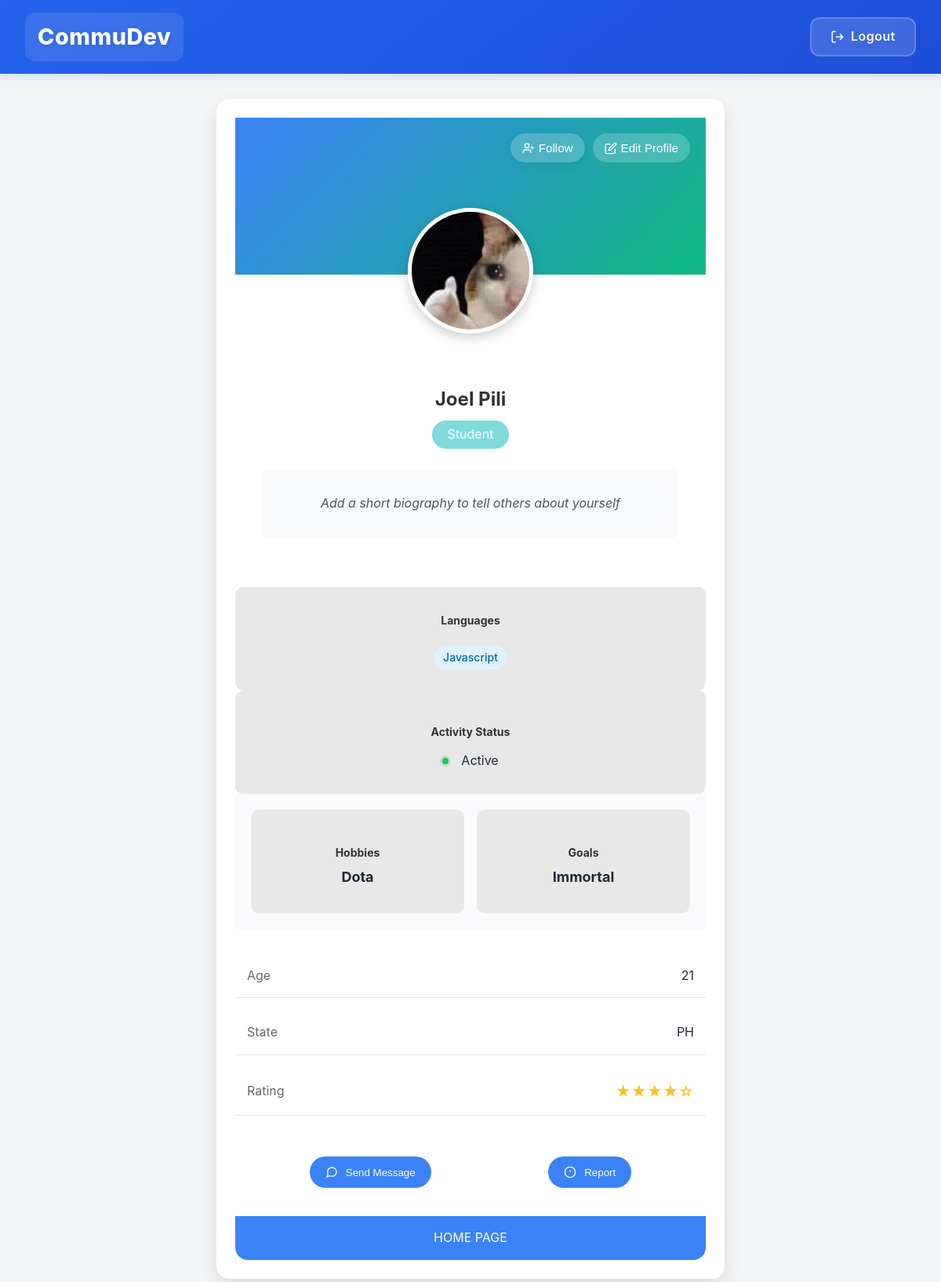
/users/profile/ (signed in), run on the app's committed database.
### users/models.py (models this page shows, shortened)
class User(AbstractUser):
    userId = models.UUIDField(primary_key=True, default=uuid.uuid4, editable=False)
    firstname = models.CharField(max_length=100)
    middleinit = models.CharField(max_length=1, blank=True, null=True)
    lastname = models.CharField(max_length=100)
    age = models.IntegerField(null=True)
    state = models.CharField(max_length=100)
    employmentStatus = models.CharField(max_length=100)
    points = models.IntegerField(default=0)
    profile_picture = models.ImageField(upload_to='profile_pics', default='default.jpg')
    languages = models.CharField(max_length=200, blank=True, null=True, default='')
    activity_status = models.CharField(
        max_length=100,
        default='Active',
        choices=[
            ('Active', 'Very Active'),
            ('Moderate', 'Moderately Active'),
            ('Low', 'Less Active'),
            ('Inactive', 'Inactive')
        ]
    )
    hobbies = models.CharField(max_length=200, blank=True, null=True, default='')
    goals = models.CharField(max_length=200, blank=True, null=True, default='')
    USERNAME_FIELD = 'username'  # This ensures username is used for login
    REQUIRED_FIELDS = ['firstname', 'lastname']  # Required fields for createsuperuser

### users/views.py (the view)
# urls.py: path('profile/', views.profile, name='profile'),
@login_required
def profile(request):
    return render(request, 'users/profile.html', {
        'user': request.user,
        'title': 'Profile',
    })

### users/templates/users/profile.html (shortened to what this page needs)
{% extends 'users/base.html' %}
{% load static %}
{% block extra_css %}
    <link href="{% static 'users/css/profile.css' %}" rel="stylesheet">
{% endblock %}
{% block content %}
<div class="profile-container">
    <div class="profile-header">
        <img src="{{ user.profile_picture.url|default:'users/images/logo.png' }}" alt="Profile" class="profile-avatar">
        <div class="header-buttons">
            <button class="follow-button">
                <svg width="16" height="16" viewBox="0 0 24 24" fill="none" stroke="currentColor" stroke-width="2">
                    <path d="M16 21v-2a4 4 0 0 0-4-4H6a4 4 0 0 0-4 4v2"></path>
                    <circle cx="9" cy="7" r="4"></circle>
                    <path d="M19 8v6"></path>
                    <path d="M22 11h-6"></path>
                </svg>
                Follow
            </button>
            <button onclick="openEditModal()" class="edit-button">
                <svg width="16" height="16" viewBox="0 0 24 24" fill="none" stroke="currentColor" stroke-width="2">
                    <path d="M11 4H4a2 2 0 0 0-2 2v14a2 2 0 0 0 2 2h14a2 2 0 0 0 2-2v-7"></path>
                    <path d="M18.5 2.5a2.121 2.121 0 0 1 3 3L12 15l-4 1 1-4 9.5-9.5z"></path>
                </svg>
                Edit Profile
            </button>
        </div>
    </div>
    <div class="profile-info">
        <h2 class="profile-name">{{ user.firstname }} {{ user.lastname }}</h2>
        <span class="profile-occupation">{{ user.employmentStatus }}</span>
        <div class="profile-bio">
            <p class="biography-text">{{ user.biography|default:"Add a short biography to tell others about yourself" }}</p>
        </div>
    </div>
    <div class="stat-box">
        <h3>Languages</h3>
        <div class="language-tags">
            {% if user.languages %}
                {% for language in user.languages.split %}
                    <span class="language-tag">{{ language }}</span>
                {% endfor %}
            {% else %}
                <span>No languages specified</span>
            {% endif %}
        </div>
    </div>
    <div class="stat-box" data-status="{{ user.activity_status }}">
        <h3>Activity Status</h3>
        <div class="status-indicator">
            <span class="status-dot"></span>
            {{ user.activity_status }}
        </div>
    </div>
    <div class="profile-stats">
        <div class="stat-box">
            <h3>Hobbies</h3>
            <p>{{ user.hobbies|default:"Not specified" }}</p>
        </div>
        <div class="stat-box">
            <h3>Goals</h3>
            <p>{{ user.goals|default:"Community help<br>Seek friends"|safe }}</p>
        </div>
    </div>
    <div class="profile-details">
        <span>Age</span>
        <span>{{ user.age }}</span>
    </div>
    <div class="profile-details">
        <span>State</span>
        <span>{{ user.state }}</span>
    </div>
    <div class="profile-details">
        <span>Rating</span>
        <div class="rating">★★★★☆</div>
    </div>
    <div class="action-buttons">
        <button class="message-button">
            <svg width="16" height="16" viewBox="0 0 24 24" fill="none" stroke="currentColor" stroke-width="2">
                <path d="M21 11.5a8.38 8.38 0 0 1-.9 3.8 8.5 8.5 0 0 1-7.6 4.7 8.38 8.38 0 0 1-3.8-.9L3 21l1.9-5.7a8.38 8.38 0 0 1-.9-3.8 8.5 8.5 0 0 1 4.7-7.6 8.38 8.38 0 0 1 3.8-.9h.5a8.48 8.48 0 0 1 8 8v.5z"></path>
            </svg>
            Send Message
        </button>
        <button class="report-button">
            <svg width="16" height="16" viewBox="0 0 24 24" fill="none" stroke="currentColor" stroke-width="2">
                <circle cx="12" cy="12" r="10"></circle>
                <line x1="12" y1="8" x2="12" y2="12"></line>
                <line x1="12" y1="16" x2="12" y2="16"></line>
            </svg>
            Report
        </button>
    </div>
    <a href="{% url 'home' %}" class="home-button">HOME PAGE</a>
</div>
{% endblock %}

### users/static/users/css/base.css (style rules this page uses)
body { margin: 0; font-family: Arial, sans-serif; background-color: #f3f4f6; }

### users/static/users/css/profile.css (style rules this page uses)
:root { --primary-turquoise: #7FDBDA; --primary-green: #4CAF50; --hover-green: #45a049; --light-gray: #E8E8E8; --text-dark: #333333; --background-mint: #E8F5E9; }
.profile-container { max-width: 900px; margin: 2rem auto; padding: 1.5rem; background-color: var(--background-mint); border-radius: 15px; box-shadow: 0 2px 10px rgba(0, 0, 0, 0.1); }
.profile-header { position: relative; margin-bottom: 80px; }
.profile-avatar { position: absolute; left: 50%; bottom: -60px; transform: translateX(-50%); width: 120px; height: 120px; border-radius: 50%; background-color: #ccc; border: 5px solid white; box-shadow: 0 2px 5px rgba(0, 0, 0, 0.1); }
.header-buttons { position: absolute; right: 20px; top: 20px; display: flex; gap: 12px; }
.edit-button { background: linear-gradient(45deg, #4CAF50, #7FDBDA); color: white; padding: 10px 24px; border-radius: 25px; border: none; cursor: pointer; display: flex; align-items: center; gap: 8px; text-decoration: none; font-weight: 500; font-size: 0.95rem; box-shadow: 0 4px 15px rgba(76, 175, 80, 0.2); transition: all 0.3s ease; animation: pulse 2s infinite; }
.edit-button svg { width: 16px; height: 16px; stroke: white; }
.follow-button { background-color: white; color: var(--text-dark); padding: 10px 24px; border-radius: 25px; border: 1px solid #e0e0e0; cursor: pointer; display: flex; align-items: center; gap: 8px; font-weight: 500; font-size: 0.95rem; box-shadow: 0 4px 15px rgba(0, 0, 0, 0.05); transition: all 0.3s ease; }
.profile-info { text-align: center; margin-bottom: 2rem; }
.profile-name { font-size: 24px; color: var(--text-dark); margin-bottom: 0.5rem; }
.profile-occupation { display: inline-block; padding: 5px 20px; background-color: var(--primary-turquoise); border-radius: 20px; color: white; margin-bottom: 1rem; }
.profile-stats { display: grid; grid-template-columns: repeat(2, 1fr); gap: 1rem; margin-bottom: 2rem; }
.stat-box { background-color: var(--light-gray); padding: 1rem; border-radius: 10px; text-align: center; }
.stat-box h3 { font-size: 14px; margin-bottom: 5px; color: var(--text-dark); }
.stat-box p { font-size: 18px; font-weight: bold; margin: 0; }
.profile-details { display: grid; grid-template-columns: 120px 1fr; gap: 1rem; margin-bottom: 1rem; align-items: center; }
.profile-details span:first-child { color: #666; }
.action-buttons { display: flex; justify-content: space-between; margin-top: 2rem; }
.message-button { background-color: var(--primary-turquoise); color: white; padding: 10px 20px; border: none; border-radius: 5px; cursor: pointer; display: flex; align-items: center; gap: 5px; }
.report-button { background-color: transparent; border: none; color: #dc3545; cursor: pointer; display: flex; align-items: center; gap: 5px; }
.rating { color: #ffc107; font-size: 20px; }
.home-button { background-color: var(--primary-turquoise); color: white; padding: 10px 20px; border: none; border-radius: 5px; text-decoration: none; text-align: center; margin-top: 1rem; display: inline-block; }
.profile-avatar { width: 128px; height: 128px; border-radius: 50%; border: 4px solid white; object-fit: cover; position: absolute; left: 24px; transform: translateY(-50%); background-color: white; }
.language-tags { display: flex; flex-wrap: wrap; gap: 0.5rem; margin-top: 0.5rem; }
.language-tag { background: #e0f2fe; color: #0369a1; padding: 0.25rem 0.75rem; border-radius: 20px; font-size: 0.875rem; font-weight: 500; }
.status-dot { width: 8px; height: 8px; border-radius: 50%; }

### data on the page
User: profile_picture (picture), firstname "Joel", lastname "Pili", employmentStatus "Student", split "Javascript", activity_status "Active", hobbies "Dota", goals "Immortal", age "21", state "PH"
